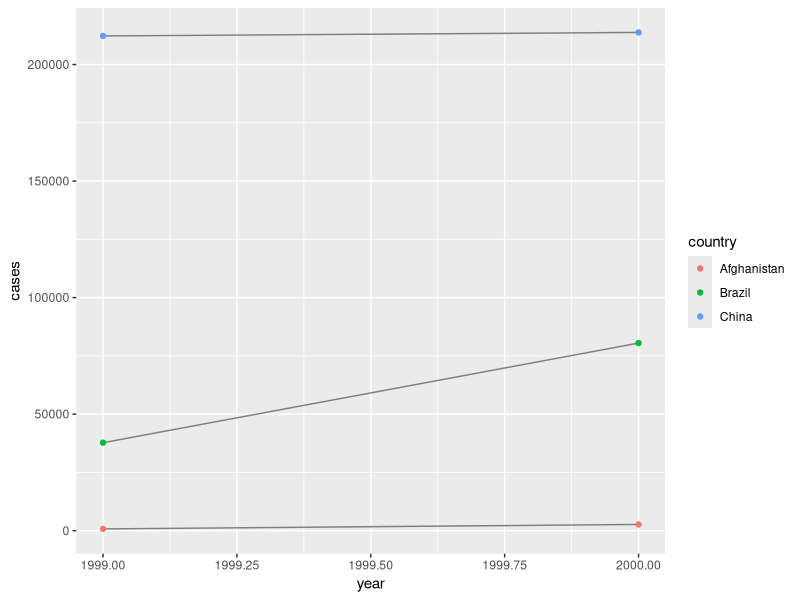
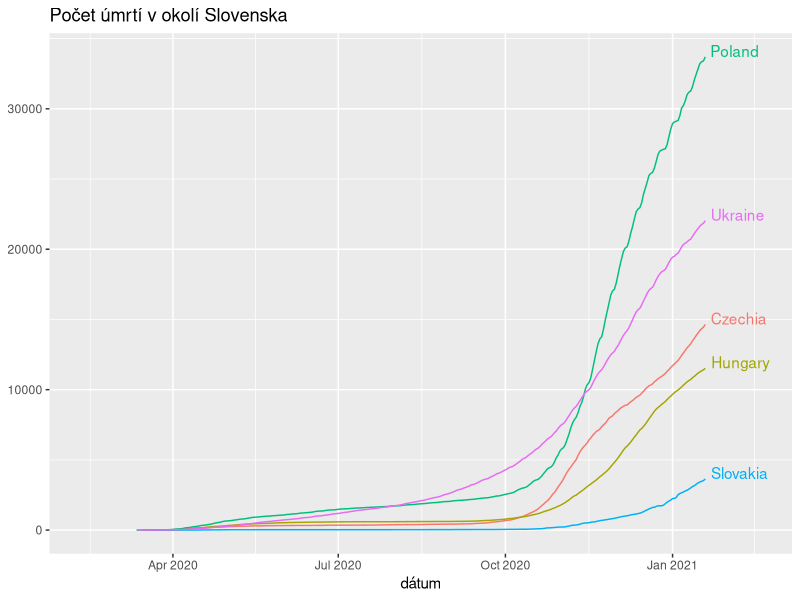
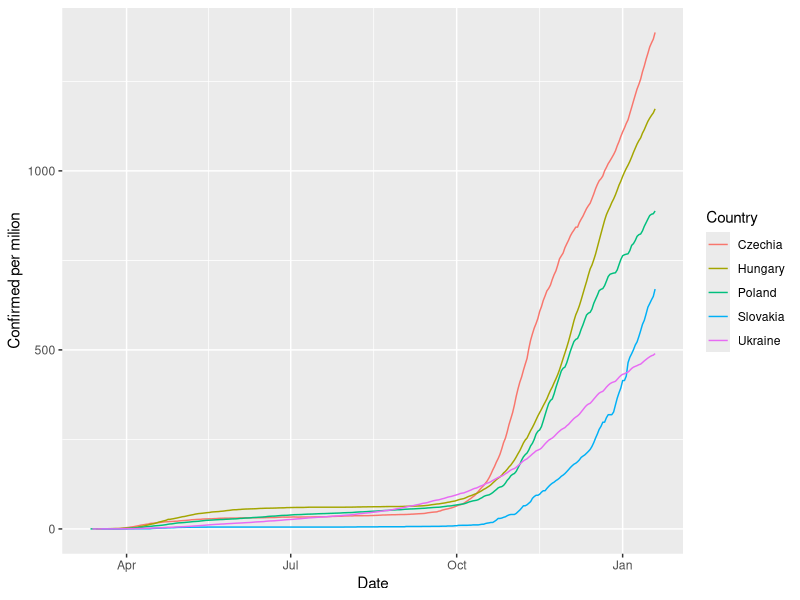

These charts were generated, in order, by the following R code:
## ---- chunk 1
knitr::opts_chunk$set(
  collapse = TRUE,
  out.width = '70%',
  fig.align = 'center'
)
pdf.options(encoding = 'ISOLatin2')
`%>%` <- magrittr::`%>%`
## ---- chunk 2
library(tidyr)
table1
## ---- chunk 3
table1 %>% 
  dplyr::mutate(rate = cases / population * 10000)
## ---- chunk 4
table1 %>% 
  dplyr::count(year, wt = cases)
## ---- chunk 5
library(ggplot2)
ggplot(table1, aes(year, cases)) + 
  geom_line(aes(group = country), colour = "grey50") + 
  geom_point(aes(colour = country))
## ---- chunk 6
table4a
## ---- chunk 7
table4a <- table4a %>% 
  pivot_longer(cols = c(`1999`, `2000`), names_to = "year", values_to = "cases")
table4a
## ---- chunk 8
table4b <- table4b %>% 
  print() %>% 
  pivot_longer(cols = c(`1999`, `2000`), names_to = "year", values_to = "population") %>% 
  print()
## ---- chunk 9
dplyr::left_join(table4a, table4b)
## ---- chunk 10
table2
## ---- chunk 11
table2 %>%
  pivot_wider(names_from = type, values_from = count)
## ---- chunk 12
table3
## ---- chunk 13
table3 %>% 
  separate(rate, into = c("cases", "population"), sep = "/", convert = TRUE)
## ---- chunk 14
table3 %>% 
  separate(col = year, into = c("century", "year"), sep = 2)
## ---- chunk 15
table5 %>% print() %>% 
  unite(col = new, century, year, sep = "")
## ---- chunk 16
stocks <- tibble(
  year   = c(2015, 2015, 2015, 2015, 2016, 2016, 2016),
  qtr    = c(   1,    2,    3,    4,    2,    3,    4),
  return = c(1.88, 0.59, 0.35,   NA, 0.92, 0.17, 2.66)
)
## ---- chunk 17
stocks %>% 
  pivot_wider(names_from = year, values_from = return) %>% 
  print() %>% 
  pivot_longer(
    cols = c(`2015`, `2016`), 
    names_to = "year", 
    values_to = "return", 
    values_drop_na = FALSE
  )
## ---- chunk 18
stocks %>% 
  complete(year, qtr)
## ---- chunk 19
treatment <- tribble(
  ~ person,           ~ treatment, ~response,
  "Derrick Whitmore", 1,           7,
  NA,                 2,           10,
  NA,                 3,           9,
  "Katherine Burke",  1,           4
)
treatment %>% 
  fill(person)
## ---- chunk 20
dat <- readr::read_csv("data/time_series_covid19_deaths_global.csv")
dat[1:7]
## ---- chunk 21
data_to_plot <- dat %>% 
  dplyr::select(-"Province/State", -Lat, - Long) %>% 
  dplyr::rename(Country = "Country/Region") %>% 
  pivot_longer(-Country, names_to = "Date", values_to = "Deaths") %>% 
  dplyr::mutate(Date = lubridate::mdy(Date)) %>% 
  dplyr::filter(Country %in% c("Slovakia","Czechia", "Hungary", "Poland", "Ukraine"),
                Deaths >= 1)
data_for_labels <- data_to_plot %>% 
  dplyr::group_by(Country) %>% 
  dplyr::slice(which.max(Date))

data_to_plot %>% 
  ggplot(mapping = aes(x = Date, y = Deaths, group = Country, color = Country)) + 
  geom_line() +
  labs(x = "dátum", y = NULL, title = "Počet úmrtí v okolí Slovenska") +
  # umiestnenie popisu radov do grafu (pre efekt)
  theme(legend.position = "none") +
  geom_text(data = data_for_labels, aes(label = Country), hjust = -0.1, vjust = 0) +
  scale_x_date(expand = c(0.15, 1))  # vyhradenie miesta za poslednou hodnotou 
## ---- chunk 22
dat_population <- readr::read_csv("data/population-figures-by-country-csv.csv")
dat_population[1:5]
## ---- chunk 23
dat_population %>% 
  dplyr::transmute(Country = dplyr::recode(Country, 
                             "Slovak Republic" = "Slovakia", 
                             "Czech Republic" = "Czechia"), 
            Population = Year_2016) %>% 
  dplyr::filter(Country %in% data_for_labels$Country) %>% 
  dplyr::right_join(data_to_plot, by = "Country") %>% 
  dplyr::mutate("Confirmed per milion" = Deaths/Population*1e+06) %>% 
  ggplot(mapping = aes_string(x = "Date", y = as.name("Confirmed per milion"), 
                              group = "Country", color = "Country")) + 
  geom_line()
## ---- chunk 24
tibble(x = c("8,8,3", "2,4,9", "5,6"))
